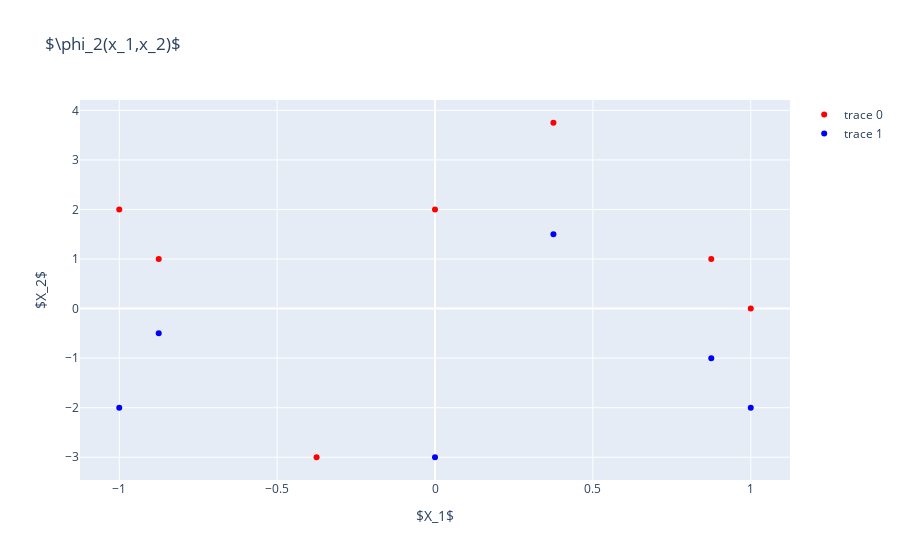

The notebook cell saved with this chart:
### Code cell
fig = go.Figure()
fig.add_trace(go.Scatter(x=dfq["$X_1$"][:7]**3-2*dfq["$X_1$"][:7],y=dfq["$X_2$"][:7],mode="markers",marker=dict(color="red")))
fig.add_trace(go.Scatter(x=dfq["$X_1$"][7:]**3-2*dfq["$X_1$"][7:],y=dfq["$X_2$"][7:],mode="markers",marker=dict(color="blue")))
fig.update_layout(
    title="$\phi_2(x_1,x_2)$",
    xaxis_title="$X_1$",
    yaxis_title="$X_2$")
fig.show()

### Figure 1 — Plotly figure (JSON) as saved in the notebook; plotly's stock layout.template omitted (floating-point values rounded to 4 significant figures)
{"data": [{"marker": {"color": "red"}, "mode": "markers", "type": "scatter", "x": [-0.375, 1, 0.875, 0, -0.875, -1, 0.375], "y": [-3, 0, 1, 2, 1, 2, 3.75]}, {"marker": {"color": "blue"}, "mode": "markers", "type": "scatter", "x": [1, 0.875, 0, -0.875, -1, 0.375], "y": [-2, -1, -3, -0.5, -2, 1.5]}], "layout": {"title": {"text": "$\\phi_2(x_1,x_2)$"}, "xaxis": {"title": {"text": "$X_1$"}}, "yaxis": {"title": {"text": "$X_2$"}}}}
